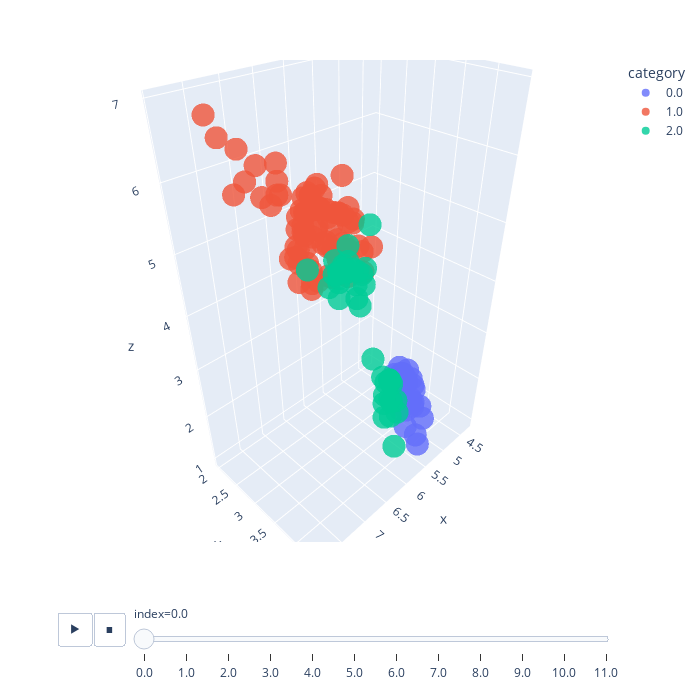

Write notebook code for a chart like this one.
### Code cell
a.process_plot()

### Figure 1 — Plotly figure (JSON) as saved in the notebook; plotly's stock layout.template omitted (floating-point values rounded to 4 significant figures)
{"data": [{"hovertemplate": "category=0.0<br>index=0.0<br>x=%{x}<br>y=%{y}<br>z=%{z}<extra></extra>", "ids": ["0.0", "0.0", "0.0", "0.0", "0.0", "0.0", "0.0", "0.0", "0.0", "0.0", "0.0", "0.0", "0.0", "0.0", "0.0", "0.0", "0.0", "0.0", "0.0", "0.0", "0.0", "0.0", "0.0", "0.0", "0.0", "0.0", "0.0", "0.0", "0.0", "0.0", "0.0", "0.0", "0.0"], "legendgroup": "0.0", "marker": {"color": "#636efa", "opacity": 0.8, "symbol": "circle"}, "mode": "markers", "name": "0.0", "scene": "scene", "showlegend": true, "type": "scatter3d", "x": [5.1, 4.7, 4.6, 5, 5.4, 4.6, 5, 4.4, 4.8, 4.3, 5.7, 5.4, 5.1, 5.1, 5.1, 4.6, 4.8, 5, 4.7, 4.8, 5.2, 5.5, 4.9, 4.4, 5.1, 5, 4.4, 5, 5.1, 5.1, 4.6, 5.3, 5], "y": [3.5, 3.2, 3.1, 3.6, 3.9, 3.4, 3.4, 2.9, 3.4, 3, 4.4, 3.9, 3.5, 3.8, 3.7, 3.6, 3.4, 3.4, 3.2, 3.1, 4.1, 4.2, 3.6, 3, 3.4, 3.5, 3.2, 3.5, 3.8, 3.8, 3.2, 3.7, 3.3], "z": [1.4, 1.3, 1.5, 1.4, 1.7, 1.4, 1.5, 1.4, 1.6, 1.1, 1.5, 1.3, 1.4, 1.5, 1.5, 1, 1.9, 1.6, 1.6, 1.6, 1.5, 1.4, 1.4, 1.3, 1.5, 1.3, 1.3, 1.6, 1.9, 1.6, 1.4, 1.5, 1.4]}, {"hovertemplate": "category=1.0<br>index=0.0<br>x=%{x}<br>y=%{y}<br>z=%{z}<extra></extra>", "ids": ["1.0", "1.0", "1.0", "1.0", "1.0", "1.0", "1.0", "1.0", "1.0", "1.0", "1.0", "1.0", "1.0", "1.0", "1.0", "1.0", "1.0", "1.0", "1.0", "1.0", "1.0", "1.0", "1.0", "1.0", "1.0", "1.0", "1.0", "1.0", "1.0", "1.0", "1.0", "1.0", "1.0", "1.0", "1.0", "1.0", "1.0", "1.0", "1.0", "1.0", "1.0", "1.0", "1.0", "1.0", "1.0", "1.0", "1.0", "1.0", "1.0", "1.0", "1.0", "1.0", "1.0", "1.0", "1.0", "1.0", "1.0", "1.0", "1.0", "1.0", "1.0", "1.0", "1.0", "1.0", "1.0", "1.0", "1.0", "1.0", "1.0", "1.0", "1.0", "1.0", "1.0", "1.0", "1.0", "1.0"], "legendgroup": "1.0", "marker": {"color": "#EF553B", "opacity": 0.8, "symbol": "circle"}, "mode": "markers", "name": "1.0", "scene": "scene", "showlegend": true, "type": "scatter3d", "x": [7, 6.4, 6.9, 6.5, 5.7, 6.3, 6.6, 5.9, 6.1, 6.7, 5.6, 6.2, 5.9, 6.3, 6.1, 6.4, 6.6, 6.8, 6.7, 6, 6, 5.4, 6, 6.7, 6.3, 6.1, 6.2, 6.3, 5.8, 7.1, 6.3, 6.5, 7.6, 7.3, 6.7, 7.2, 6.5, 6.4, 6.8, 5.7, 5.8, 6.4, 6.5, 7.7, 7.7, 6, 6.9, 5.6, 7.7, 6.3, 6.7, 7.2, 6.2, 6.1, 6.4, 7.2, 7.4, 7.9, 6.4, 6.3, 6.1, 7.7, 6.3, 6.4, 6, 6.9, 6.7, 6.9, 5.8, 6.8, 6.7, 6.7, 6.3, 6.5, 6.2, 5.9], "y": [3.2, 3.2, 3.1, 2.8, 2.8, 3.3, 2.9, 3, 2.9, 3.1, 3, 2.2, 3.2, 2.5, 2.8, 2.9, 3, 2.8, 3, 2.9, 2.7, 3, 3.4, 3.1, 2.3, 3, 2.9, 3.3, 2.7, 3, 2.9, 3, 3, 2.9, 2.5, 3.6, 3.2, 2.7, 3, 2.5, 2.8, 3.2, 3, 3.8, 2.6, 2.2, 3.2, 2.8, 2.8, 2.7, 3.3, 3.2, 2.8, 3, 2.8, 3, 2.8, 3.8, 2.8, 2.8, 2.6, 3, 3.4, 3.1, 3, 3.1, 3.1, 3.1, 2.7, 3.2, 3.3, 3, 2.5, 3, 3.4, 3], "z": [4.7, 4.5, 4.9, 4.6, 4.5, 4.7, 4.6, 4.2, 4.7, 4.4, 4.5, 4.5, 4.8, 4.9, 4.7, 4.3, 4.4, 4.8, 5, 4.5, 5.1, 4.5, 4.5, 4.7, 4.4, 4.6, 4.3, 6, 5.1, 5.9, 5.6, 5.8, 6.6, 6.3, 5.8, 6.1, 5.1, 5.3, 5.5, 5, 5.1, 5.3, 5.5, 6.7, 6.9, 5, 5.7, 4.9, 6.7, 4.9, 5.7, 6, 4.8, 4.9, 5.6, 5.8, 6.1, 6.4, 5.6, 5.1, 5.6, 6.1, 5.6, 5.5, 4.8, 5.4, 5.6, 5.1, 5.1, 5.9, 5.7, 5.2, 5, 5.2, 5.4, 5.1]}, {"hovertemplate": "category=2.0<br>index=0.0<br>x=%{x}<br>y=%{y}<br>z=%{z}<extra></extra>", "ids": ["2.0", "2.0", "2.0", "2.0", "2.0", "2.0", "2.0", "2.0", "2.0", "2.0", "2.0", "2.0", "2.0", "2.0", "2.0", "2.0", "2.0", "2.0", "2.0", "2.0", "2.0", "2.0", "2.0", "2.0", "2.0", "2.0", "2.0", "2.0", "2.0", "2.0", "2.0", "2.0", "2.0", "2.0", "2.0", "2.0", "2.0", "2.0", "2.0", "2.0", "2.0"], "legendgroup": "2.0", "marker": {"color": "#00cc96", "opacity": 0.8, "symbol": "circle"}, "mode": "markers", "name": "2.0", "scene": "scene", "showlegend": true, "type": "scatter3d", "x": [4.9, 4.9, 5.4, 4.8, 5.8, 5.7, 5.4, 5.1, 5, 5.2, 5.2, 5.4, 4.9, 5, 5.5, 4.5, 4.8, 5.5, 4.9, 5.2, 5, 6, 5.6, 5.8, 5.6, 6.1, 5.7, 5.5, 5.5, 5.8, 5.6, 5.5, 5.5, 5.8, 5, 5.6, 5.7, 5.7, 5.1, 5.7, 4.9], "y": [3, 3.1, 3.7, 3, 4, 3.8, 3.4, 3.3, 3, 3.5, 3.4, 3.4, 3.1, 3.2, 3.5, 2.3, 3, 2.3, 2.4, 2.7, 2, 2.2, 2.9, 2.7, 2.5, 2.8, 2.6, 2.4, 2.4, 2.7, 3, 2.5, 2.6, 2.6, 2.3, 2.7, 3, 2.9, 2.5, 2.8, 2.5], "z": [1.4, 1.5, 1.5, 1.4, 1.2, 1.7, 1.7, 1.7, 1.6, 1.5, 1.4, 1.5, 1.5, 1.2, 1.3, 1.3, 1.4, 4, 3.3, 3.9, 3.5, 4, 3.6, 4.1, 3.9, 4, 3.5, 3.8, 3.7, 3.9, 4.1, 4, 4.4, 4, 3.3, 4.2, 4.2, 4.2, 3, 4.1, 4.5]}], "layout": {"height": 700, "legend": {"title": {"text": "category"}, "tracegroupgap": 0}, "margin": {"t": 60}, "scene": {"domain": {"x": [0, 1], "y": [0, 1]}, "xaxis": {"title": {"text": "x"}}, "yaxis": {"title": {"text": "y"}}, "zaxis": {"title": {"text": "z"}}}, "sliders": [{"active": 0, "currentvalue": {"prefix": "index="}, "len": 0.9, "pad": {"b": 10, "t": 60}, "steps": [{"args": [["0.0"], {"frame": {"duration": 0, "redraw": true}, "fromcurrent": true, "mode": "immediate", "transition": {"duration": 0, "easing": "linear"}}], "label": "0.0", "method": "animate"}, {"args": [["1.0"], {"frame": {"duration": 0, "redraw": true}, "fromcurrent": true, "mode": "immediate", "transition": {"duration": 0, "easing": "linear"}}], "label": "1.0", "method": "animate"}, {"args": [["2.0"], {"frame": {"duration": 0, "redraw": true}, "fromcurrent": true, "mode": "immediate", "transition": {"duration": 0, "easing": "linear"}}], "label": "2.0", "method": "animate"}, {"args": [["3.0"], {"frame": {"duration": 0, "redraw": true}, "fromcurrent": true, "mode": "immediate", "transition": {"duration": 0, "easing": "linear"}}], "label": "3.0", "method": "animate"}, {"args": [["4.0"], {"frame": {"duration": 0, "redraw": true}, "fromcurrent": true, "mode": "immediate", "transition": {"duration": 0, "easing": "linear"}}], "label": "4.0", "method": "animate"}, {"args": [["5.0"], {"frame": {"duration": 0, "redraw": true}, "fromcurrent": true, "mode": "immediate", "transition": {"duration": 0, "easing": "linear"}}], "label": "5.0", "method": "animate"}, {"args": [["6.0"], {"frame": {"duration": 0, "redraw": true}, "fromcurrent": true, "mode": "immediate", "transition": {"duration": 0, "easing": "linear"}}], "label": "6.0", "method": "animate"}, {"args": [["7.0"], {"frame": {"duration": 0, "redraw": true}, "fromcurrent": true, "mode": "immediate", "transition": {"duration": 0, "easing": "linear"}}], "label": "7.0", "method": "animate"}, {"args": [["8.0"], {"frame": {"duration": 0, "redraw": true}, "fromcurrent": true, "mode": "immediate", "transition": {"duration": 0, "easing": "linear"}}], "label": "8.0", "method": "animate"}, {"args": [["9.0"], {"frame": {"duration": 0, "redraw": true}, "fromcurrent": true, "mode": "immediate", "transition": {"duration": 0, "easing": "linear"}}], "label": "9.0", "method": "animate"}, {"args": [["10.0"], {"frame": {"duration": 0, "redraw": true}, "fromcurrent": true, "mode": "immediate", "transition": {"duration": 0, "easing": "linear"}}], "label": "10.0", "method": "animate"}, {"args": [["11.0"], {"frame": {"duration": 0, "redraw": true}, "fromcurrent": true, "mode": "immediate", "transition": {"duration": 0, "easing": "linear"}}], "label": "11.0", "method": "animate"}], "x": 0.1, "xanchor": "left", "y": 0, "yanchor": "top"}], "updatemenus": [{"buttons": [{"args": [null, {"frame": {"duration": 500, "redraw": true}, "fromcurrent": true, "mode": "immediate", "transition": {"duration": 500, "easing": "linear"}}], "label": "&#9654;", "method": "animate"}, {"args": [[null], {"frame": {"duration": 0, "redraw": true}, "fromcurrent": true, "mode": "immediate", "transition": {"duration": 0, "easing": "linear"}}], "label": "&#9724;", "method": "animate"}], "direction": "left", "pad": {"r": 10, "t": 70}, "showactive": false, "type": "buttons", "x": 0.1, "xanchor": "right", "y": 0, "yanchor": "top"}], "width": 700}}
